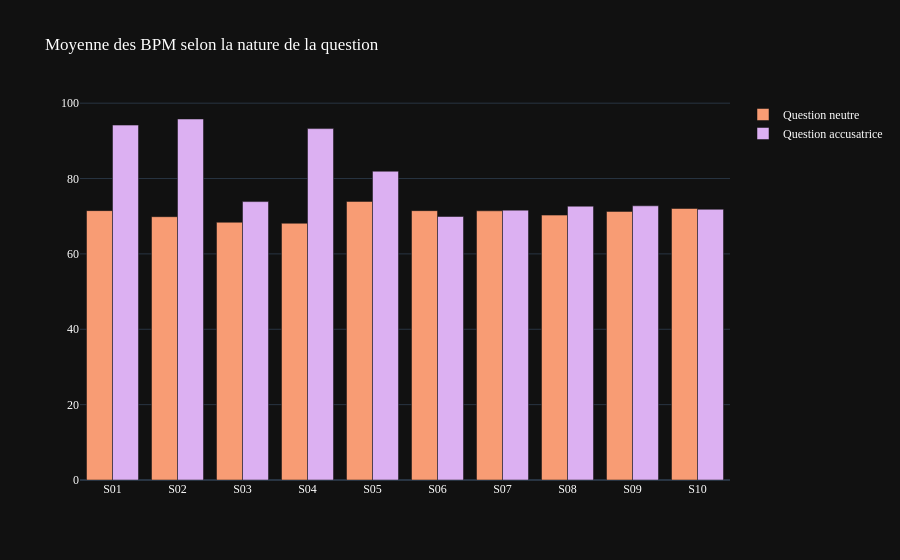

Notebook cell for this chart:
### Markdown cell above
##### -> Suspects : S01 - S02 - S04

### Code cell
fig = go.Figure(data=[
    go.Bar(name='Question neutre', x=df_answers['id_suspect'], y=df_answers['bpm_neutral_mean'],  marker_color=palette[2]),
    go.Bar(name='Question accusatrice', x=df_answers['id_suspect'], y=df_answers['bpm_accusatory_mean'],  marker_color=palette[3])
])

fig.update_layout(barmode='group', template=THEME, title="Moyenne des BPM selon la nature de la question")
fig.show()

### Figure 1 — Plotly figure (JSON) as saved in the notebook; plotly's stock layout.template omitted (floating-point values rounded to 4 significant figures)
{"data": [{"marker": {"color": "rgb(248, 156, 116)"}, "name": "Question neutre", "type": "bar", "x": ["S01", "S02", "S03", "S04", "S05", "S06", "S07", "S08", "S09", "S10"], "y": [71.48, 69.87, 68.4, 68.13, 73.93, 71.47, 71.43, 70.29, 71.28, 72.05]}, {"marker": {"color": "rgb(220, 176, 242)"}, "name": "Question accusatrice", "type": "bar", "x": ["S01", "S02", "S03", "S04", "S05", "S06", "S07", "S08", "S09", "S10"], "y": [94.18, 95.8, 73.88, 93.25, 81.94, 69.93, 71.61, 72.66, 72.76, 71.84]}], "layout": {"barmode": "group", "title": {"text": "Moyenne des BPM selon la nature de la question"}}}
